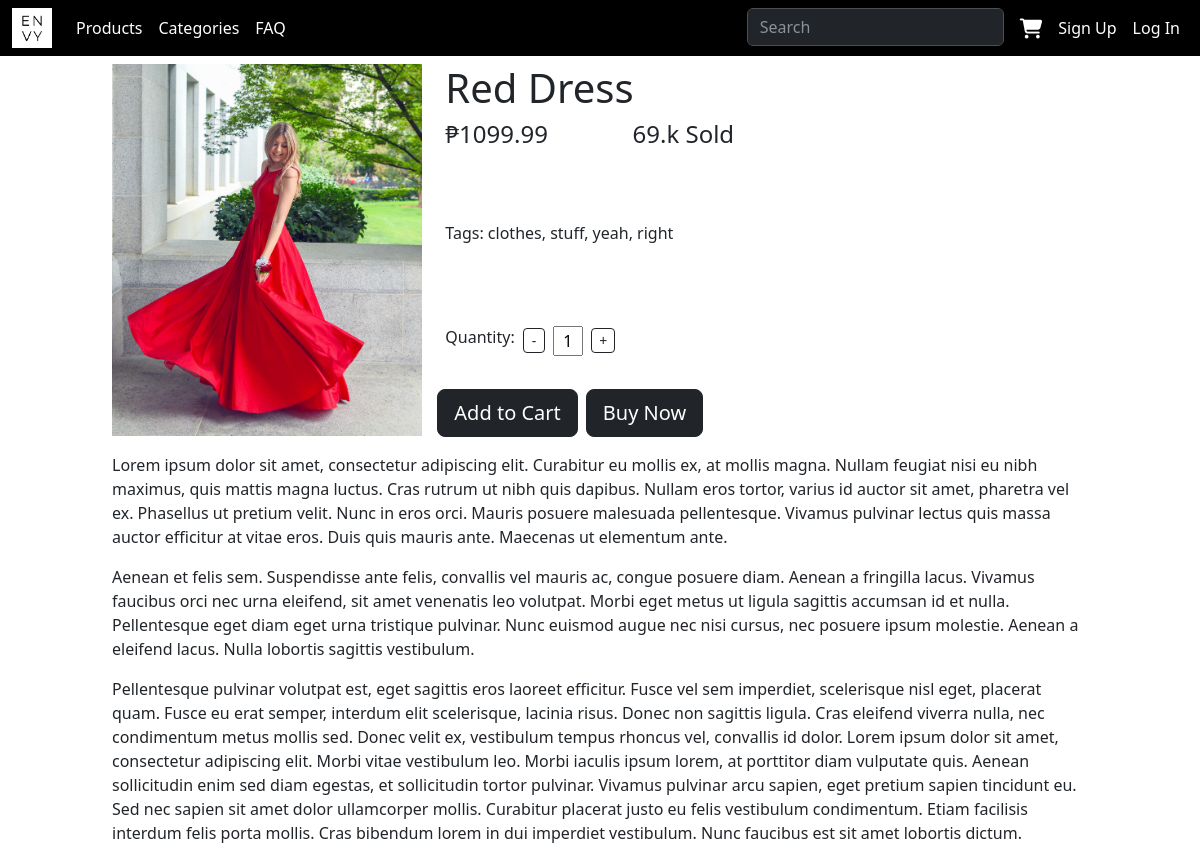
The app's page /product/2 with its own data.
### home/models.py (models this page shows, shortened)
class Product(models.Model):
    product_name = models.CharField(max_length=600)
    product_image = models.ImageField(upload_to='items/', default='static/items/red_dress.jpg')
    description = models.TextField()
    price = models.FloatField()

### home/views.py (the view)
# urls.py: path('product/<int:id>', views.product_page, name='product_page'),
def product_page(request, id):
    product = get_object_or_404(Product, id=id)
    return render(request, "home/product_page.html", {"product": product})

### home/templates/home/product_page.html (shortened to what this page needs)
{% extends "home/base.html" %} {%block script%} {%load static%}
{%endblock%} {% block content%}
<div
  class="bg-white mx-auto position-relative"
  style="width: 1200px; height: 5000"
>
  <div class="container" style="width: 1000px">
    <div class="row">
      <div class="col-4 md-4 mt-2">
        <image src="{{product.product_image.url}}" style="width: 310px"></image>
      </div>
      <div class="col-6 md-4 mt-2">
        <h1 class="">{{product.product_name}}</h1>
        <div class="d-flex justify-content-around position-relative">
          <h4 class="position-absolute start-0">₱{{product.price}}</h4>
          <h4>69.k Sold</h4>
        </div>
        <div class="row row-cols-lg-auto g-3 align-items-center mt-5">
          <p class="col-12">Tags: clothes, stuff, yeah, right</p>
        </div>
        <div class="row row-cols-lg-auto g-3 align-items-center mt-5">
          <p class="col-12">Quantity:</p>
          <button
            type="button"
            class="col-12 btn btn-outline-dark btn-sm mb-2"
            style="padding-top: 1px; padding-bottom: 1px"
            onclick="decrementButton()"
          >
            -
          </button>
          <input
            type="text"
            name="quantity_input"
            class="mb-2 mx-2"
            id="quantity"
            value="1"
            style="width: 30px"
          />
          <button
            type="button"
            class="col-12 btn btn-outline-dark btn-sm mb-2"
            style="padding: 1px 7px"
            onclick="incrementButton()"
          >
            +
          </button>
        </div>
        <div class="row row-cols-lg-auto g-3 align-items-center mt-2">
          <button id='add_to_cart' type="button" class="btn btn-dark btn-lg me-2">
            Add to Cart
          </button>
          <button type="button" class="btn btn-dark btn-lg">Buy Now</button>
        </div>
      </div>
      <div class="col-12 md-4">
        <p>{{product.description | linebreaks}}</p>
      </div>
    </div>
  </div>
</div>
{% endblock %}

### home/templates/home/base.html (style rules this page uses)
body { background: #f6f6f6; padding-top: 56px; }

### records on screen
Product: product_image (picture), product_name "Red Dress", price "1099.99", description "Lorem ipsum dolor sit amet, consectetur adipiscing elit. Curabitur eu mollis ex, at mollis magna. Nullam feugiat nisi eu nibh maximus, quis mattis magna luctus. Cras rutrum ut nibh quis dapibus. Nullam eros tortor, varius id auctor sit amet, pharetra vel ex. Phasellus ut pretium velit. Nunc in eros orci. Mauris posuere malesuada pellentesque. Vivamus pulvinar lectus quis massa auctor efficitur at vitae eros. Duis quis mauris ante. Maecenas ut elementum ante. Aenean et felis sem. Suspendisse ante felis, convallis vel mauris ac, congue posuere diam. Aenean a fringilla lacus. Vivamus faucibus orci nec urna eleifend, sit amet venenatis leo volutpat. Morbi eget metus ut ligula sagittis accumsan…"
